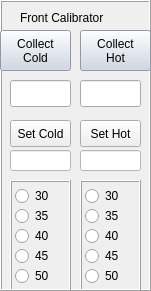
     <widget class="QFrame" name="frameBlackBody_3">
      <property name="geometry">
       <rect>
        <x>-3</x>
        <y>500</y>
        <width>151</width>
        <height>291</height>
       </rect>
      </property>
      <property name="frameShape">
       <enum>QFrame::Box</enum>
      </property>
      <property name="frameShadow">
       <enum>QFrame::Raised</enum>
      </property>
      <widget class="QLineEdit" name="lineEditDesiredTemperaturePaddleHotFlight">
       <property name="geometry">
        <rect>
         <x>80</x>
         <y>150</y>
         <width>61</width>
         <height>21</height>
        </rect>
       </property>
       <property name="styleSheet">
        <string notr="true">background:rgb(255, 255, 255)</string>
       </property>
      </widget>
      <widget class="QPushButton" name="pushButtonSetPaddleHotFlight">
       <property name="geometry">
        <rect>
         <x>80</x>
         <y>120</y>
         <width>61</width>
         <height>27</height>
        </rect>
       </property>
       <property name="text">
        <string>Set Hot</string>
       </property>
      </widget>
      <widget class="QLineEdit" name="lineEditDesiredTemperaturePaddleColdFlight">
       <property name="geometry">
        <rect>
         <x>10</x>
         <y>150</y>
         <width>61</width>
         <height>21</height>
        </rect>
       </property>
       <property name="styleSheet">
        <string notr="true">background:rgb(255, 255, 255)</string>
       </property>
      </widget>
      <widget class="QPushButton" name="pushButtonSetPaddleColdFlight">
       <property name="geometry">
        <rect>
         <x>10</x>
         <y>120</y>
         <width>61</width>
         <height>27</height>
        </rect>
       </property>
       <property name="text">
        <string>Set Cold</string>
       </property>
      </widget>
      <widget class="QFrame" name="frame_11">
       <property name="geometry">
        <rect>
         <x>80</x>
         <y>180</y>
         <width>61</width>
         <height>111</height>
        </rect>
       </property>
       <property name="frameShape">
        <enum>QFrame::Box</enum>
       </property>
       <property name="frameShadow">
        <enum>QFrame::Raised</enum>
       </property>
       <widget class="QRadioButton" name="radioButtonPaddleHotT50">
        <property name="geometry">
         <rect>
          <x>5</x>
          <y>85</y>
          <width>51</width>
          <height>22</height>
         </rect>
        </property>
        <property name="text">
         <string>50</string>
        </property>
       </widget>
       <widget class="QRadioButton" name="radioButtonPaddleHotT40">
        <property name="geometry">
         <rect>
          <x>5</x>
          <y>45</y>
          <width>51</width>
          <height>22</height>
         </rect>
        </property>
        <property name="text">
         <string>40</string>
        </property>
       </widget>
       <widget class="QRadioButton" name="radioButtonPaddleHotT45">
        <property name="geometry">
         <rect>
          <x>5</x>
          <y>65</y>
          <width>51</width>
          <height>22</height>
         </rect>
        </property>
        <property name="text">
         <string>45</string>
        </property>
       </widget>
       <widget class="QRadioButton" name="radioButtonPaddleHotT35">
        <property name="geometry">
         <rect>
          <x>5</x>
          <y>25</y>
          <width>51</width>
          <height>22</height>
         </rect>
        </property>
        <property name="text">
         <string>35</string>
        </property>
       </widget>
       <widget class="QRadioButton" name="radioButtonPaddleHotT30">
        <property name="geometry">
         <rect>
          <x>5</x>
          <y>5</y>
          <width>51</width>
          <height>22</height>
         </rect>
        </property>
        <property name="text">
         <string>30</string>
        </property>
       </widget>
      </widget>
      <widget class="QFrame" name="frame_12">
       <property name="geometry">
        <rect>
         <x>10</x>
         <y>180</y>
         <width>61</width>
         <height>111</height>
        </rect>
       </property>
       <property name="frameShape">
        <enum>QFrame::Box</enum>
       </property>
       <property name="frameShadow">
        <enum>QFrame::Raised</enum>
       </property>
       <widget class="QRadioButton" name="radioButtonPaddleColdT50">
        <property name="geometry">
         <rect>
          <x>5</x>
          <y>85</y>
          <width>51</width>
          <height>22</height>
         </rect>
        </property>
        <property name="text">
         <string>50</string>
        </property>
       </widget>
       <widget class="QRadioButton" name="radioButtonPaddleColdT30">
        <property name="geometry">
         <rect>
          <x>5</x>
          <y>5</y>
          <width>51</width>
          <height>22</height>
         </rect>
        </property>
        <property name="text">
         <string>30</string>
        </property>
       </widget>
       <widget class="QRadioButton" name="radioButtonPaddleColdT35">
        <property name="geometry">
         <rect>
          <x>5</x>
          <y>25</y>
          <width>51</width>
          <height>22</height>
         </rect>
        </property>
        <property name="text">
         <string>35</string>
        </property>
       </widget>
       <widget class="QRadioButton" name="radioButtonPaddleColdT45">
        <property name="geometry">
         <rect>
          <x>5</x>
          <y>65</y>
          <width>51</width>
          <height>22</height>
         </rect>
        </property>
        <property name="text">
         <string>45</string>
        </property>
       </widget>
       <widget class="QRadioButton" name="radioButtonPaddleColdT40">
        <property name="geometry">
         <rect>
          <x>5</x>
          <y>45</y>
          <width>51</width>
          <height>22</height>
         </rect>
        </property>
        <property name="text">
         <string>40</string>
        </property>
       </widget>
      </widget>
      <widget class="QPushButton" name="pushButtonSavePaddleColdFlight">
       <property name="geometry">
        <rect>
         <x>0</x>
         <y>30</y>
         <width>71</width>
         <height>41</height>
        </rect>
       </property>
       <property name="styleSheet">
        <string notr="true">background:rgb(204, 212, 226)</string>
       </property>
       <property name="text">
        <string>Collect
Cold</string>
       </property>
      </widget>
      <widget class="QPushButton" name="pushButtonSavePaddleHotFlight">
       <property name="geometry">
        <rect>
         <x>80</x>
         <y>30</y>
         <width>71</width>
         <height>41</height>
        </rect>
       </property>
       <property name="styleSheet">
        <string notr="true">background:rgb(204, 212, 226)</string>
       </property>
       <property name="text">
        <string>Collect
Hot</string>
       </property>
      </widget>
      <widget class="QLineEdit" name="lineEditTemperaturePaddleColdFlight">
       <property name="geometry">
        <rect>
         <x>10</x>
         <y>80</y>
         <width>61</width>
         <height>27</height>
        </rect>
       </property>
       <property name="styleSheet">
        <string notr="true"/>
       </property>
       <property name="readOnly">
        <bool>true</bool>
       </property>
      </widget>
      <widget class="QLineEdit" name="lineEditTemperaturePaddleHotFlight">
       <property name="geometry">
        <rect>
         <x>80</x>
         <y>80</y>
         <width>61</width>
         <height>27</height>
        </rect>
       </property>
       <property name="styleSheet">
        <string notr="true"/>
       </property>
       <property name="readOnly">
        <bool>true</bool>
       </property>
      </widget>
      <widget class="QLabel" name="label_201">
       <property name="geometry">
        <rect>
         <x>20</x>
         <y>10</y>
         <width>111</width>
         <height>16</height>
        </rect>
       </property>
       <property name="text">
        <string>Front Calibrator</string>
       </property>
      </widget>
      <zorder>lineEditDesiredTemperaturePaddleHotFlight</zorder>
      <zorder>pushButtonSetPaddleHotFlight</zorder>
      <zorder>lineEditDesiredTemperaturePaddleColdFlight</zorder>
      <zorder>pushButtonSetPaddleColdFlight</zorder>
      <zorder>frame_11</zorder>
      <zorder>frame_12</zorder>
      <zorder>pushButtonSavePaddleHotFlight</zorder>
      <zorder>lineEditTemperaturePaddleColdFlight</zorder>
      <zorder>lineEditTemperaturePaddleHotFlight</zorder>
      <zorder>label_201</zorder>
      <zorder>pushButtonSavePaddleColdFlight</zorder>
     </widget>
